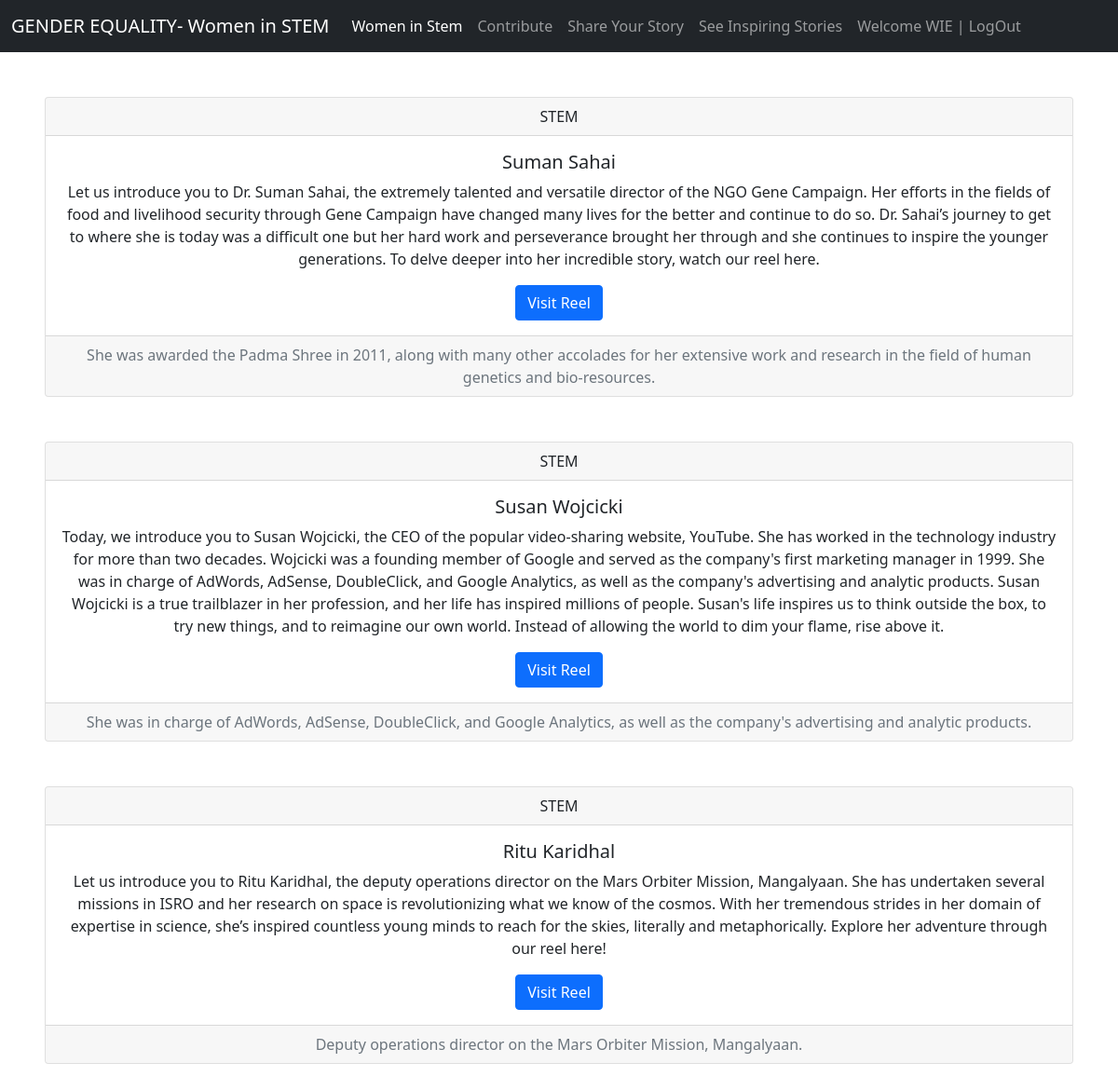
The app's page /womeninstem (signed in) with its own data.
### womeninstem/models.py (models this page shows, shortened)
class FormData(models.Model):
    field = models.CharField(max_length=100)
    name = models.CharField(max_length=100)
    work = models.CharField(max_length=500)
    link = models.CharField(max_length=500)
    achieve = models.CharField(max_length=500)

### womeninstem/views.py (the view)
# urls.py: path('', include('womeninstem.urls'))
def womeninstem(request):
    stemdataorder = FormData.objects.all()
    return render(request,"womeninstem.html",{"stemdataorder":stemdataorder})

### templates/womeninstem.html
{% extends "base.html" %}
{% load static %}
{% block body %}
{% for stems in stemdataorder %}
<div class="card text-center m-5">
    <div class="card-header">
        {{stems.field}}
    </div>
    <div class="card-body">
      <h5 class="card-title">{{stems.name}}</h5>
      <p class="card-text">{{stems.work}}</p>
      <a href="{{stems.link}}" class="btn btn-primary">Visit Reel</a>
    </div>
    <div class="card-footer text-muted">
        {{stems.achieve}}
    </div>
  </div>
  {% endfor%}
{% endblock body %}

### templates/base.html (shortened to what this page needs)
<!DOCTYPE html>
<html lang="en">
<head>
    <link href="https://cdn.jsdelivr.net/npm/bootstrap@5.0.2/dist/css/bootstrap.min.css" rel="stylesheet">
</head>
<body>
    <nav class="navbar navbar-expand-lg navbar-dark bg-dark">
        <div class="container-fluid">
          <a class="navbar-brand" href="/">GENDER EQUALITY- Women in STEM</a>
          <div class="collapse navbar-collapse" id="navbarSupportedContent">
            <ul class="navbar-nav me-auto mb-2 mb-lg-0">
              <li class="nav-item">
                <a class="nav-link active" aria-current="page" href="/womeninstem">Women in Stem</a>
              </li>
              <li class="nav-item">
                <a class="nav-link" href="/form">Contribute</a>
              </li>
              <li class="nav-item">
                <a class="nav-link" href="/sharestory">Share Your Story</a>
              </li>
              <li class="nav-item">
                <a class="nav-link" href="/seestory">See Inspiring Stories</a>
              </li>
              {% if user.is_authenticated %}
              <li class="nav-item">
                <a class="nav-link" href="/logout">Welcome {{request.user}} | LogOut</a></li>
      {% else %}
      <li>
        <a href="#">User</a>
      </li>
      {% endif %}
          </div>
        </div>
      </nav>
{% block body %}
{% endblock body %}
</body>
</html>

### records on screen
FormData: field "STEM", name "Suman Sahai", work "Let us introduce you to Dr. Suman Sahai, the extremely talented and versatile director of the NGO Gene Campaign. Her efforts in the fields of food and livelihood security through Gene Campaign have changed many lives for the better and continue to do so. Dr. Sahai’s journey to get to where she is today was a difficult one but her hard work and perseverance brought her through and she continues to inspire the younger generations. To delve deeper into her incredible story, watch our reel here.", achieve "She was awarded the Padma Shree in 2011, along with many other accolades for her extensive work and research in the field of human genetics and bio-resources."
FormData: field "STEM", name "Susan Wojcicki", work "Today, we introduce you to Susan Wojcicki, the CEO of the popular video-sharing website, YouTube. She has worked in the technology industry for more than two decades. Wojcicki was a founding member of Google and served as the company's first marketing manager in 1999. She was in charge of AdWords, AdSense, DoubleClick, and Google Analytics, as well as the company's advertising and analytic products. Susan Wojcicki is a true trailblazer in her profession, and her life has inspired millions of people. Susan's life inspires us to think outside the box, to try new things, and to reimagine our own world. Instead of allowing the world to dim your flame, rise above it.", achieve "She was in charge of AdWords, AdSense, DoubleClick, and Google Analytics, as well as the company's advertising and analytic products."
FormData: field "STEM", name "Ritu Karidhal", work "Let us introduce you to Ritu Karidhal, the deputy operations director on the Mars Orbiter Mission, Mangalyaan. She has undertaken several missions in ISRO and her research on space is revolutionizing what we know of the cosmos. With her tremendous strides in her domain of expertise in science, she’s inspired countless young minds to reach for the skies, literally and metaphorically. Explore her adventure through our reel here!", achieve "Deputy operations director on the Mars Orbiter Mission, Mangalyaan."

### other values on screen
{{ request.user }} "WIE"
